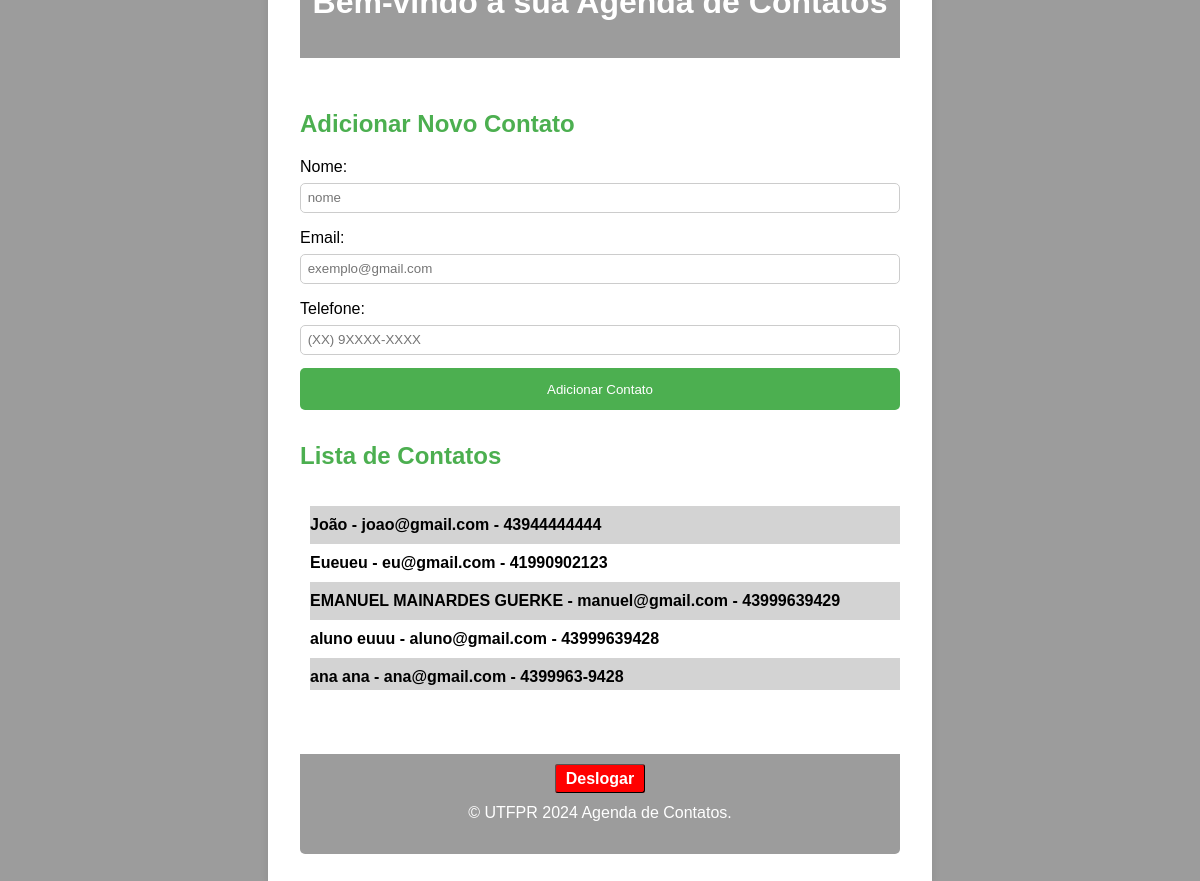
Screenshot of /view/agenda.view.php (signed in) with the database file from the repository.
### tables this page shows
CREATE TABLE `contato` (
  `id` int(255) NOT NULL,
  `nome` varchar(255) NOT NULL,
  `telefone` varchar(255) NOT NULL,
  `email` varchar(255) NOT NULL,
  `id_usuario` int(255) NOT NULL
);

### model/buscarcontatos.model.php (the view, shortened to what this page needs)
<?php
    class Buscarcontatos{
        public function buscarcontatos(){
            $conexao = new Conexao();
            $conexao->conexao();
            $bd = $conexao->bd;
            $id = $_SESSION['userid'];
            $sql = "SELECT nome, email, telefone,id FROM contato where id_usuario = $id";
            $result = $bd->query($sql);
            if ($result->num_rows > 0) {
                echo "<ul>";
                while($row = $result->fetch_assoc()) {
                    echo "<li><a href=contato/{$row['id']}>". $row['nome']." - ".   $row['email']. " - ". $row['telefone']."</a></li>";
                }
                echo "</ul>";
            } else {
                echo "<div>&emsp;&emsp; Nenhum contato encontrado</div>";
            }
        }
    }

### view/agenda.view.php (shortened to what this page needs)
<head>
    <link rel="stylesheet" href="../style/agenda.css">
</head>
<body>
    <div class="container">
        <header>
            <h1>Bem-vindo à sua Agenda de Contatos</h1>
        </header>
        <main>
            <section id="contact-form">
                <h2>Adicionar Novo Contato</h2>
                <form  action="adicionarcontato" method="POST">
                    <label for="name">Nome:</label>
                    <input type="text" id="name" name="name" placeholder="nome">
                    <label for="email">Email:</label>
                    <input type="email" id="email" name="email" placeholder="exemplo@gmail.com">
                    <label for="phone">Telefone:</label>
                    <input type="tel" id="phone" name="phone" placeholder="(XX) 9XXXX-XXXX" title="Formato esperado: (XX) 9XXXX-XXXX">
                    <button type="submit">Adicionar Contato</button>
                </form>
            </section>
            <h2>Lista de Contatos</h2>
            <section id="contact-list">
               <?php $buscarcontatos = new Buscarcontatos(); $buscarcontatos->buscarcontatos()?>
            </section>
        </main>
        <footer>
            <a href="controller\logout.controller.php" class="button">Deslogar</a>
            <p>&copy; UTFPR 2024 Agenda de Contatos.</p>
        </footer>
    </div>
</body>

### style/agenda.css (style rules this page uses)
body { font-family: Arial, sans-serif; margin: 0; padding: 0; background-color: #9c9c9c; display: flex; justify-content: center; align-items: center; height: 100vh; }
li { list-style-type: none; padding-bottom: 10px; padding-top: 10px; }
a:visited,a { text-decoration: none; color: #000; font-weight: bold; }
a.button { padding: 1px 6px; border: 1px outset buttonborder; border-radius: 3px; color: white; background-color: red; text-decoration: none; padding: 5px 10px; vertical-align: middle }
li:nth-of-type(odd) { background-color: lightgray; }
.container { width: 100%; max-width: 600px; background-color: white; padding: 2em; border-radius: 5px; box-shadow: 0 0 10px rgba(0, 0, 0, 0.1); }
header { background-color: #9c9c9c; color: white; text-align: center; padding: 1em 0; border-radius: 5px 5px 0 0; }
main { padding: 2em 0; }
#contact-form, #contact-list { margin-bottom: 2em; }
#contact-list { max-height: 200px; overflow-y: auto; margin-left: -30px }
h2 { color: #4CAF50; }
label { display: block; margin-top: 1em; }
input { width: 100%; padding: 0.5em; margin-top: 0.5em; border: 1px solid #ccc; border-radius: 5px; }
button { display: block; width: 100%; padding: 1em; margin-top: 1em; background-color: #4CAF50; color: white; border: none; border-radius: 5px; cursor: pointer; }
footer { text-align: center; padding: 1em 0; background-color: #9c9c9c; color: white; border-radius: 0 0 5px 5px; }

### rows the page displays
contato: nome "João", email "joao@gmail.com", telefone "43944444444"
contato: nome "Eueueu", email "eu@gmail.com", telefone "41990902123"
contato: nome "EMANUEL MAINARDES GUERKE", email "manuel@gmail.com", telefone "43999639429"
contato: nome "aluno euuu", email "aluno@gmail.com", telefone "43999639428"
contato: nome "ana ana", email "ana@gmail.com", telefone "4399963-9428"
